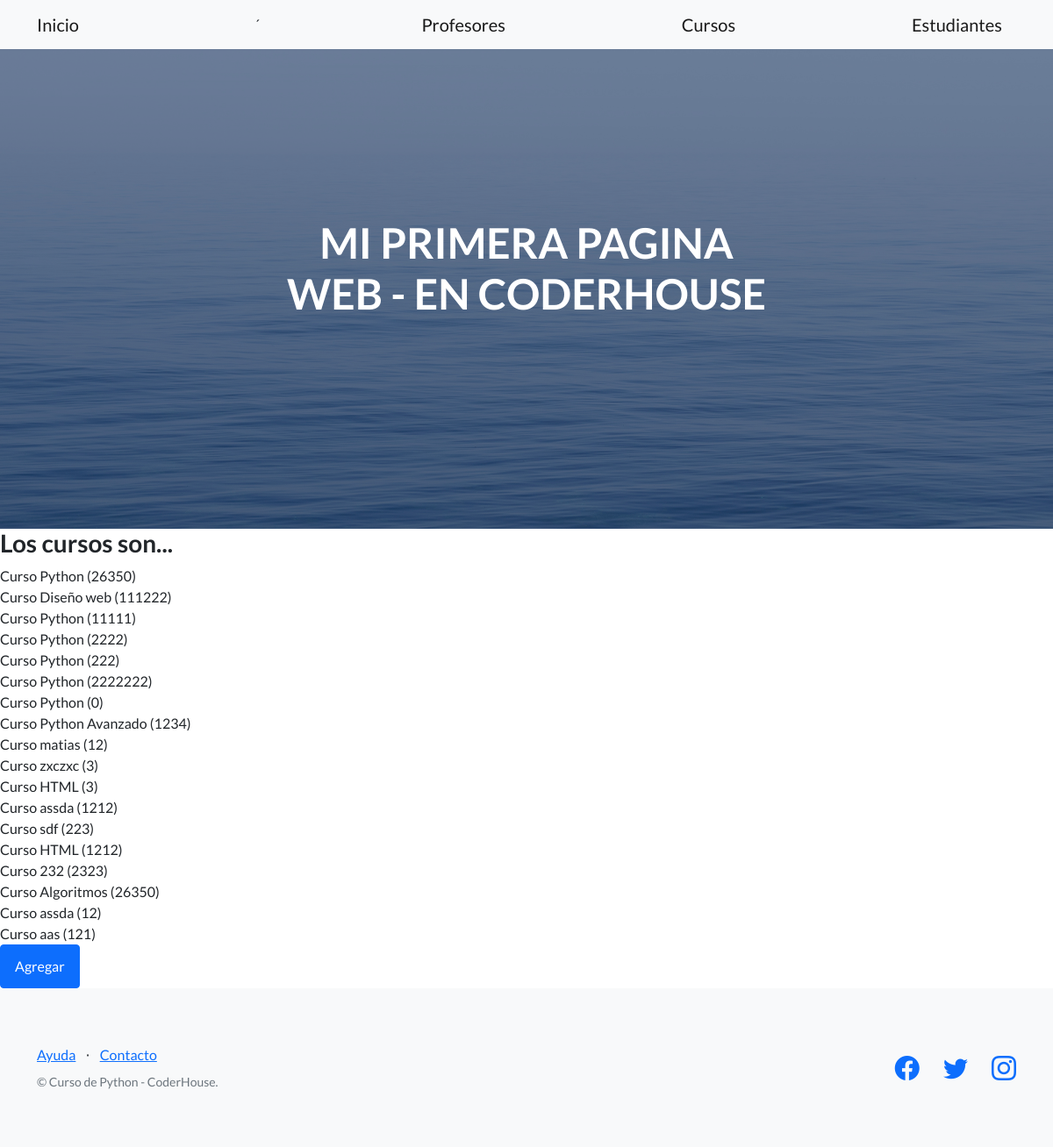
The page /coder/cursos on the database its author committed.
### AppCoder/models.py (models this page shows)
class Curso(Model):
    nombre = CharField(max_length=40, verbose_name='Descripcion')
    camada = IntegerField()
    def __str__(self):
        return f'Curso {self.nombre} ({self.camada})'

### AppCoder/views.py (the view)
# urls.py: path('cursos', cursos, name='cursos'),
def cursos(request):
    return render(request, 'AppCoder/cursos.html', {'cursos': Curso.objects.all()})

### templates/AppCoder/cursos.html (shortened to what this page needs)
{% extends 'AppCoder/padre.html' %}
{% block contenidoQueCambia %}
    <h3>Los cursos son...</h3>
    {% for cursos in cursos %}
        {{ cursos }}
        <br>
    {% endfor %}
    <a class="btn btn-primary" href="{% url 'curso_Formulario' %}">Agregar</a>
{% endblock %}

### rows shown on the page
Curso: nombre+camada "Curso Python (26350)"
Curso: nombre+camada "Curso Diseño web (111222)"
Curso: nombre+camada "Curso Python (11111)"
Curso: nombre+camada "Curso Python (2222)"
Curso: nombre+camada "Curso Python (222)"
Curso: nombre+camada "Curso Python (2222222)"
Curso: nombre+camada "Curso Python (0)"
Curso: nombre+camada "Curso Python Avanzado (1234)"
Curso: nombre+camada "Curso matias (12)"
Curso: nombre+camada "Curso zxczxc (3)"
Curso: nombre+camada "Curso HTML (3)"
Curso: nombre+camada "Curso assda (1212)"
Curso: nombre+camada "Curso sdf (223)"
Curso: nombre+camada "Curso HTML (1212)"
Curso: nombre+camada "Curso 232 (2323)"
Curso: nombre+camada "Curso Algoritmos (26350)"
Curso: nombre+camada "Curso assda (12)"
Curso: nombre+camada "Curso aas (121)"
